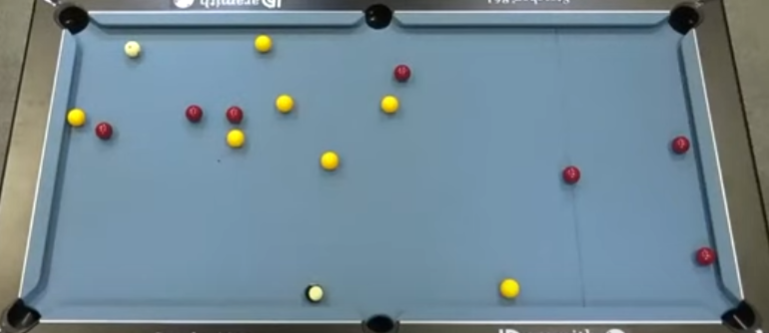
#> input picture Projet Deadpool last update 21-12/Images/Blackball3.png, 769 x 333 px, found by its file name
$ python TestColorAndCircleDetection.py
#> lines starting #> are read from the running program, lines starting #| are printed output that depends on the picture; after the words box and inside, x2 and y2 are one past the last pixel; in counts of white or black regions, pixels touching at a corner belong together
import cv2
import numpy as np

# Find the picture and resize it
img = cv2.imread('Images\Blackball3.png')
#> img is the input picture: shape (333, 769, 3); mean B, G, R 148.9, 136.5, 114.1
img = cv2.resize(img, (600,300))
#> img: shape (300, 600, 3)
cv2.imshow('Original image', img)

# Colors Detection
lowerwhite = np.array([29, 25, 180])
upperwhite = np.array([51, 79, 255])
imagewhite = cv2.cvtColor(img, cv2.COLOR_BGR2HSV)
#> imagewhite: shape (300, 600, 3); mean H, S, V 90, 72.6, 153.6
maskwhite = cv2.inRange(imagewhite, lowerwhite, upperwhite)
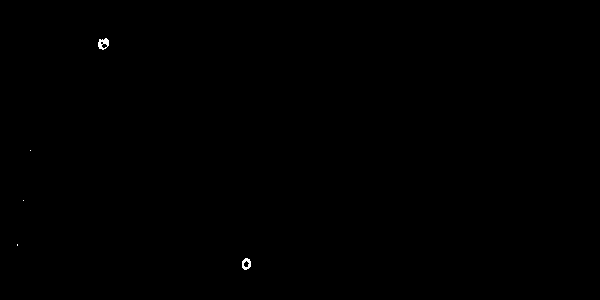
#> maskwhite: shape (300, 600); 0.08% white in thin lines or dots, all inside (x1, y1, x2, y2) = (17, 38, 251, 270)

lowerred = np.array([114, 47, 34])
upperred = np.array([179, 255, 255])
imagered = cv2.cvtColor(img, cv2.COLOR_BGR2HLS)
#> imagered: shape (300, 600, 3); mean of channels 0, 1, 2 90, 131.6, 53.3
maskred = cv2.inRange(imagered, lowerred, upperred)
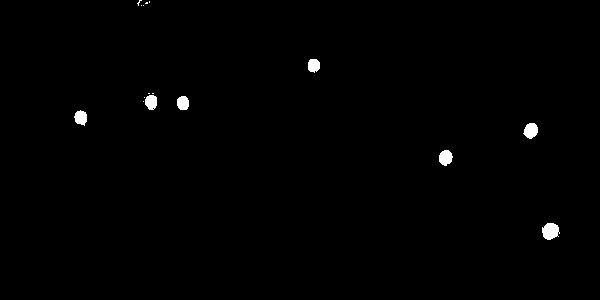
#> maskred: shape (300, 600); 0.65% white; 16 white regions (9 under 20 px), largest, box (x1, y1, x2, y2) and area: (542, 223, 560, 240) 229, (523, 123, 538, 139) 175, (439, 150, 453, 166) 168

loweryellow = np.array([16, 82, 95])
upperyellow = np.array([71, 255,255])
imageyellow = cv2.cvtColor(img, cv2.COLOR_BGR2HSV)
maskyellow = cv2.inRange(imageyellow, loweryellow, upperyellow)
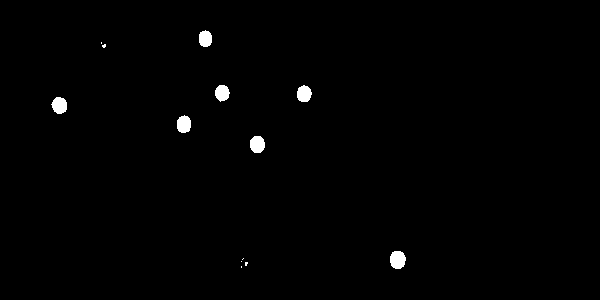
#> maskyellow: shape (300, 600); 0.81% white; 13 white regions (6 under 20 px), largest, box (x1, y1, x2, y2) and area: (390, 251, 406, 269) 234, (250, 136, 265, 153) 211, (51, 97, 67, 114) 207

lowerhole = np.array([0, 0, 0])
upperhole = np.array([179, 255, 27])
imagehole = cv2.cvtColor(img, cv2.COLOR_BGR2HSV)
maskhole = cv2.inRange(imagehole, lowerhole, upperhole)
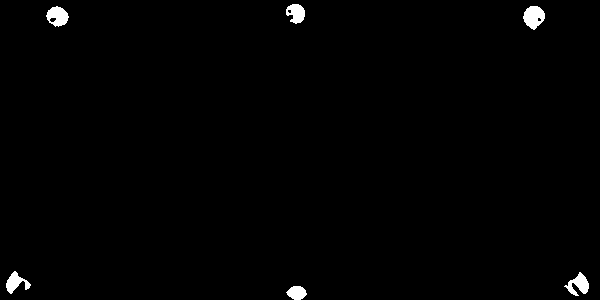
#> maskhole: shape (300, 600); 0.96% white; 6 white regions, box (x1, y1, x2, y2) and area: (523, 6, 545, 30) 365, (46, 6, 69, 27) 317, (564, 272, 589, 296) 299, (286, 4, 305, 24) 266, (6, 271, 31, 294) 266, (286, 286, 307, 300) 212

output = np.zeros_like(maskred)
allmasks = output + maskred + maskyellow + maskwhite + maskhole
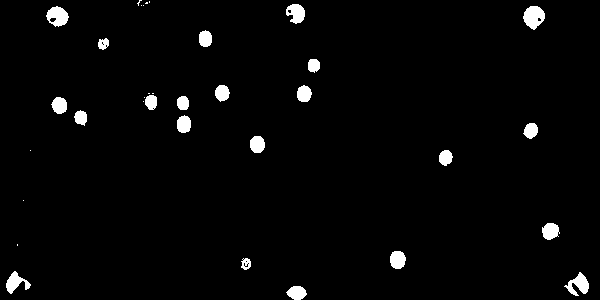
#> allmasks: shape (300, 600); 2.5% white; 34 white regions (12 under 20 px), largest, box (x1, y1, x2, y2) and area: (523, 6, 545, 30) 365, (46, 6, 69, 27) 317, (564, 272, 589, 296) 299
cv2.imshow('All masks together', allmasks)

# Circles Detection
gray = cv2.medianBlur(allmasks, 5)
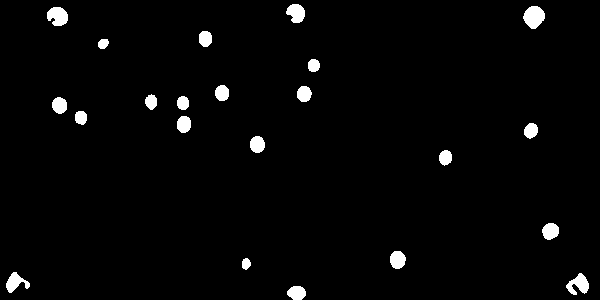
#> gray: shape (300, 600); 2.4% white; 22 white regions, largest, box (x1, y1, x2, y2) and area: (523, 6, 545, 29) 364, (47, 7, 68, 26) 305, (566, 273, 589, 295) 289
rows = allmasks.shape[0]
#> rows = 300
circles = cv2.HoughCircles(allmasks, cv2.HOUGH_GRADIENT, 1, 10, param1=100, param2=10, minRadius=5, maxRadius=15)
#> circles = 21 rows, first 8: [533.5, 15.5, 10.6], [294.5, 13.5, 10.3], [56.5, 15.5, 10.5], [296.5, 294.5, 9.4], [256.5, 144.5, 8.2], [398.5, 259.5, 9.6], [183.5, 102.5, 7.4], [576.5, 283.5, 11.8]
circles = np.uint16(np.around(circles))
#> circles = 21 rows, first 8: [534, 16, 11], [294, 14, 10], [56, 16, 10], [296, 294, 9], [256, 144, 8], [398, 260, 10], [184, 102, 7], [576, 284, 12]

# Showing circles detected
for i in circles[0,:]:
    cv2.circle(img, (i[0],i[1]),i[2],(0,255,0),2)
    cv2.circle(img, (i[0],i[1]),2,(0,0,255),2)
#> this loop made 21 passes
#> i on passes 1 to 12: [534, 16, 11], [294, 14, 10], [56, 16, 10], [296, 294, 9], [256, 144, 8], [398, 260, 10], [184, 102, 7], [576, 284, 12], [204, 36, 7], [182, 124, 9], [222, 92, 7], [314, 64, 6]
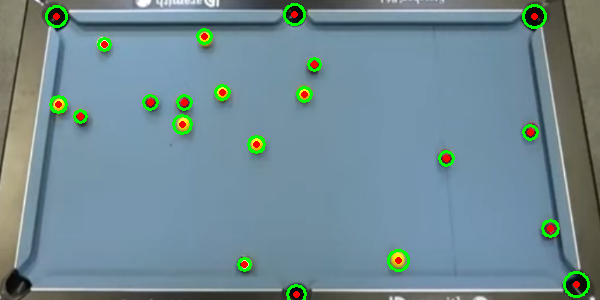
#> img: shape (300, 600, 3); mean B, G, R 147.3, 138.8, 112.8
cv2.imshow('Circle Detection thanks to the color detection', img)

# To exit all the windows
cv2.waitKey(0)
cv2.destroyAllWindows()
